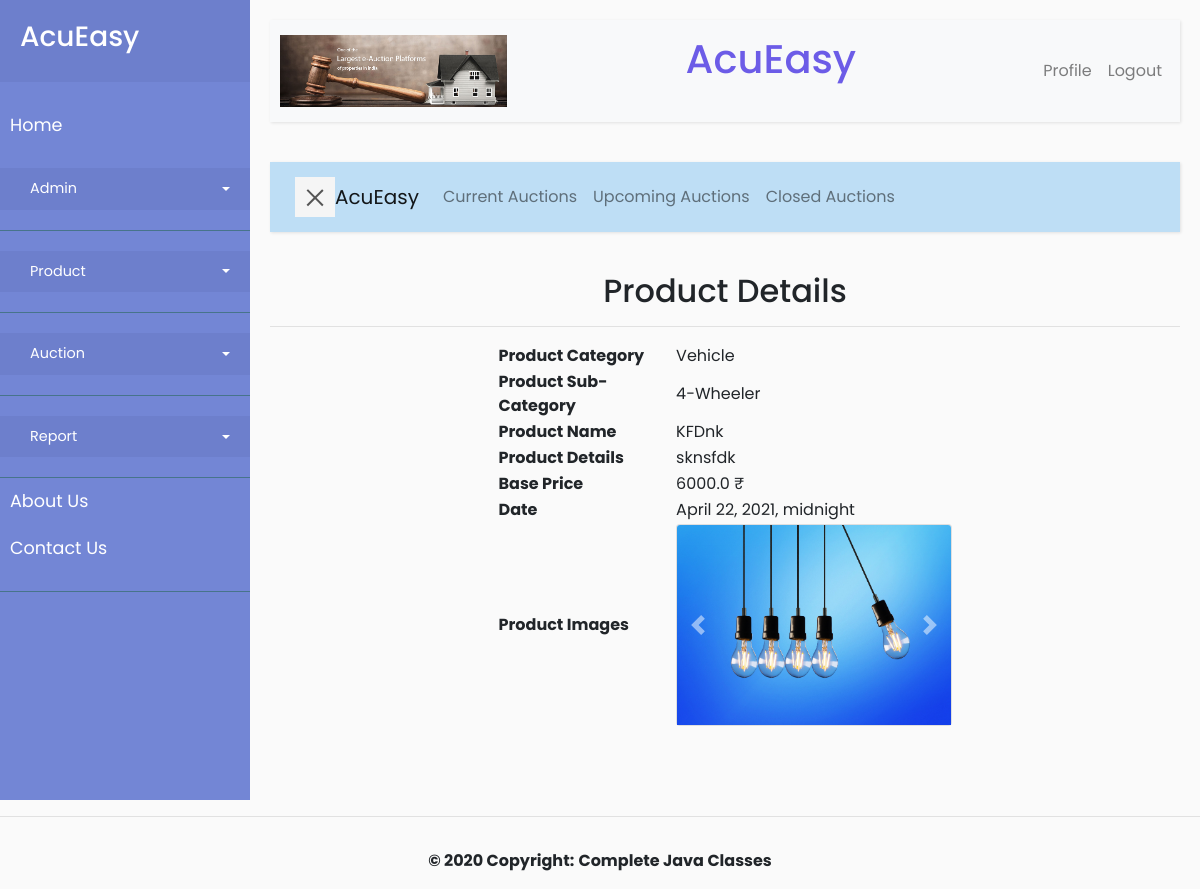
Screenshot of /auction/product-detail/6/ (signed in) with the database file from the repository.
### Auction/models.py (models this page shows, shortened)
class AuctionDetails(models.Model):
    auctiondetails_id = models.AutoField(primary_key=True)
    auctiondetails_date = models.DateTimeField()
    productinformation = models.ForeignKey(
        ProductInformation, on_delete=models.CASCADE)

### Product/models.py (models this page shows, shortened)
class ProductInformation(models.Model):
    productinformation_id = models.AutoField(primary_key=True)
    productcategory = models.ForeignKey(ProductCategory, on_delete=models.CASCADE)
    productsubcategory = models.ForeignKey(ProductSubcategory, on_delete=models.CASCADE)
    productinformation_name=models.CharField(max_length=36)
    productinformation_details = models.TextField()
    user = models.ForeignKey(User, on_delete=models.CASCADE)
    product_verify = models.BooleanField(default=False)
    productinformation_baseprice=models.FloatField()

class ProductSubcategory(models.Model):
    productsubcategory_id = models.AutoField(primary_key=True)
    productsubcategory_name = models.CharField(max_length=36)
    productcategory = models.ForeignKey(ProductCategory, on_delete=models.CASCADE)

class ProductCategory(models.Model):
    productcategory_id = models.AutoField(primary_key=True)
    productcategory_name = models.CharField(max_length=36)

class ProductImages(models.Model):
    productimages_id = models.AutoField(primary_key=True)
    productinformation = models.ForeignKey(ProductInformation, on_delete=models.CASCADE)
    productimages_image = models.FileField(upload_to="product/")

### Auction/views.py (the view)
# urls.py: path('product-detail/<int:id>/', views.Product_Details.as_view()),
class Product_Details(View):
    @admin_login
    def get(self, request, id):
        auctionobj = AuctionDetails.objects.get(auctiondetails_id=id)
        return render(request, 'details_product.html', {'product': auctionobj})

### Admin/admin_decorator.py (called while the page is built)
def admin_login(function):
    def wrap(self, request, *args, **kwargs):
        if request.session.get('admin'):
            return function(self, request, *args, **kwargs)
        else:
            return redirect('/admingui/admin-login/')
    return wrap

### Auction/templates/details_product.html (shortened to what this page needs)
{% extends 'AcuEasy/admin_base2.html'%} {% load crispy_forms_tags %} <br />
{% block title %} Product Details {% endblock %} {% block body %}
<center>
  <h2>Product Details</h2>
</center>
<hr />
<table align="center" style="width: 50%;">
  <tr>
    <td style="width: 15%;"><b>Product Category</b></td>
    <td style="width: 25%;">
      {{product.productinformation.productsubcategory.productcategory.productcategory_name}}
    </td>
  </tr>
  <tr>
    <td><b>Product Sub-Category</b></td>
    <td>
      {{product.productinformation.productsubcategory.productsubcategory_name}}
    </td>
  </tr>
  <tr>
    <td><b>Product Name</b></td>
    <td>{{product.productinformation.productinformation_name}}</td>
  </tr>
  <tr>
    <td><b>Product Details</b></td>
    <td>{{product.productinformation.productinformation_details}}</td>
  </tr>
  <tr>
    <td><b>Base Price</b></td>
    <td>{{product.productinformation.productinformation_baseprice}} &#8377;</td>
  </tr>
  <tr>
    <td><b>Date</b></td>
    <td>{{product.auctiondetails_date}}</td>
  </tr>
  <tr>
    <td><b>Product Images</b></td>
    <td>
      <div class="card">
        <div id="carouselExampleControls" class="carousel slide" data-ride="carousel">
          <div class="carousel-inner">
            {% for prodimage in product.productinformation.productimages_set.all%}
            {% if forloop.first %}
            <div class="carousel-item active">
              <img class="card-img-top" width="150" height="200" src="{{prodimage.productimages_image.url}}"
                alt="Card image cap" />
            </div>
            {% else %}
            <div class="carousel-item">
              <img class="card-img-top" width="150" height="200" src="{{prodimage.productimages_image.url}}"
                alt="Card image cap" />
            </div>
            {% endif %} {% endfor %}
          </div>
          <a class="carousel-control-prev" href="#carouselExampleControls" role="button" data-slide="prev">
            <span class="carousel-control-prev-icon" aria-hidden="true"></span>
          </a>
          <a class="carousel-control-next" href="#carouselExampleControls" role="button" data-slide="next">
            <span class="carousel-control-next-icon" aria-hidden="true"></span>
          </a>
        </div>
      </div>
    </td>
  </tr>
</table>
{% endblock%}

### static/css/base.css (style rules this page uses)
body { font-family: 'Poppins', sans-serif; background: #fafafa; }
a, a:hover, a:focus { color: inherit; text-decoration: none; transition: all 0.3s; }

### rows the page displays
AuctionDetails: productinformation.productsubcategory.productcategory.productcategory_name "Vehicle", productinformation.productsubcategory.productsubcategory_name "4-Wheeler", productinformation.productinformation_name "KFDnk", productinformation.productinformation_details "sknsfdk", productinformation.productinformation_baseprice "6000.0", auctiondetails_date "April 22, 2021, midnight"
ProductImages: productimages_image (picture)
